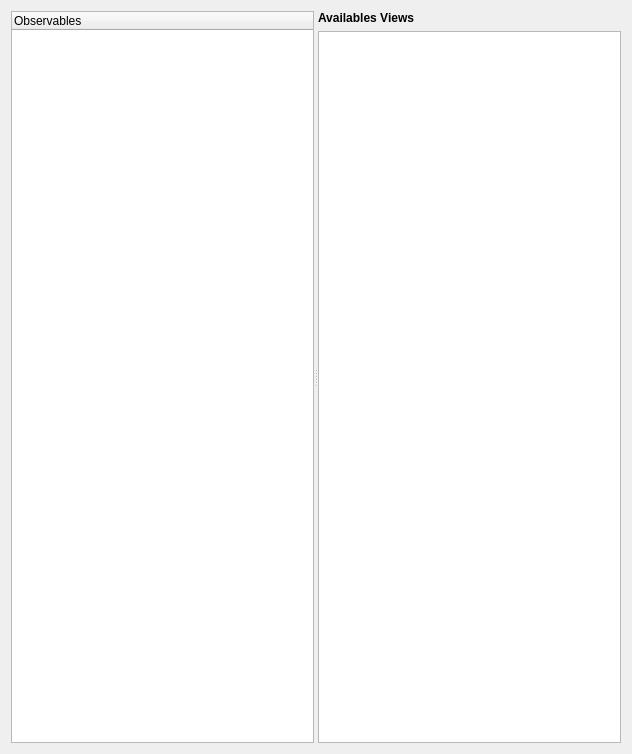
<?xml version="1.0" encoding="UTF-8"?>
<ui version="4.0">
 <class>FileVpzObservables</class>
 <widget class="QWidget" name="FileVpzObservables">
  <property name="geometry">
   <rect>
    <x>0</x>
    <y>0</y>
    <width>632</width>
    <height>754</height>
   </rect>
  </property>
  <property name="sizePolicy">
   <sizepolicy hsizetype="Preferred" vsizetype="Preferred">
    <horstretch>0</horstretch>
    <verstretch>0</verstretch>
   </sizepolicy>
  </property>
  <property name="windowTitle">
   <string>Form</string>
  </property>
  <property name="autoFillBackground">
   <bool>true</bool>
  </property>
  <layout class="QHBoxLayout" name="horizontalLayout">
   <item>
    <widget class="QSplitter" name="splitter">
     <property name="orientation">
      <enum>Qt::Horizontal</enum>
     </property>
     <widget class="QTreeWidget" name="obsTree">
      <property name="selectionMode">
       <enum>QAbstractItemView::ExtendedSelection</enum>
      </property>
      <property name="selectionBehavior">
       <enum>QAbstractItemView::SelectItems</enum>
      </property>
      <column>
       <property name="text">
        <string>Observables</string>
       </property>
      </column>
     </widget>
     <widget class="QWidget" name="layoutWidget">
      <layout class="QVBoxLayout" name="verticalLayout">
       <item>
        <widget class="QLabel" name="viewsLabel">
         <property name="sizePolicy">
          <sizepolicy hsizetype="Fixed" vsizetype="Fixed">
           <horstretch>0</horstretch>
           <verstretch>0</verstretch>
          </sizepolicy>
         </property>
         <property name="font">
          <font>
           <weight>75</weight>
           <bold>true</bold>
          </font>
         </property>
         <property name="text">
          <string>Availables Views</string>
         </property>
        </widget>
       </item>
       <item>
        <widget class="QListWidget" name="viewsList">
         <property name="sizePolicy">
          <sizepolicy hsizetype="MinimumExpanding" vsizetype="Expanding">
           <horstretch>0</horstretch>
           <verstretch>0</verstretch>
          </sizepolicy>
         </property>
         <property name="layoutDirection">
          <enum>Qt::LeftToRight</enum>
         </property>
         <property name="selectionMode">
          <enum>QAbstractItemView::MultiSelection</enum>
         </property>
         <property name="selectionBehavior">
          <enum>QAbstractItemView::SelectItems</enum>
         </property>
        </widget>
       </item>
      </layout>
     </widget>
    </widget>
   </item>
  </layout>
 </widget>
 <resources/>
 <connections/>
</ui>
